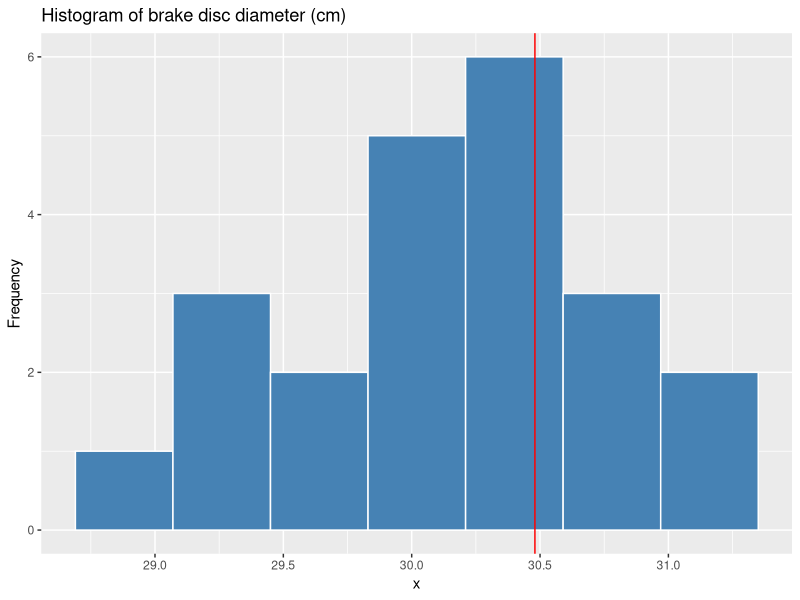

Write the R code that produced this figure.
## ---- chunk 1
library(here)
library(tidyverse)
## ---- chunk 2
# Create the function to determine the sample size
samp_size <- function(z, E, sigma){
  out <- ((z * sigma) / E)^2
  out
}
## ---- chunk 3
# Create our variables
alpha <- 0.05 # for a 95% CI, alpha is 5%
sigma <- 0.03 # the standard deviation of the chain of shops
E <- 0.01 # The expected effect size (MoE)
z <- qnorm(alpha/2, lower.tail = FALSE)

# Example
n <- samp_size(z = z, E = E, sigma = sigma)
print(ceiling(n)) # round up to the next integer
## ---- chunk 4
# Example
alpha = 0.05 # 1 - alpha of 95%
Z = 1.96 # Z-score
x_hat = 172.05 # Point estimate xhat
sd = 6.35 # Standard deviation
n = 10 # Sample
# Calculation
margin_of_error = Z * (sd/sqrt(n))
lower_limit = x_hat - margin_of_error
upper_limit = x_hat + margin_of_error
glue::glue("A 95% confidence interval (known SD) 
           limit goes from {round(lower_limit,2)}cm to {round(upper_limit,2)}cm for the self-reported height of men.")
## ---- chunk 5
# Calcualte the t-distribution and new margin of error
sd_sample = 6.06
t_score = qt(0.05/2, 9, lower.tail=FALSE) # alpha / 2 for each tail , n - 1 = 9
margin_of_error_new = t_score * (sd_sample/sqrt(n))
lower_limit_new = x_hat - margin_of_error_new
upper_limit_new = x_hat + margin_of_error_new
# Result
glue::glue("A 95% confidence interval (unknwon SD) 
           limit goes from {round(lower_limit_new,2)}cm to {round(upper_limit_new,2)}cm for the self-reported height of men.")
## ---- chunk 6
# Example
# Imagine we are interested in the proportion of adults in Melbourne who watch movies on a tablet. A random survey was conducted which found that of the 400 people surveyed, 342 responded yes – they watch movies on a tablet. Compute a confidence interval estimate using a 95 per cent confidence level for the true proportion of adults who watch movies on a tablet. They either watch movies on a tablet or they don’t, so we know we are dealing with a binomial distribution where n = 400. Here then are the steps in calculating the confidence interval.

# Values
n <- 400
phat <- 342 / n # Sample proportion
SE_phat <- sqrt((phat * (1 - phat)) / n) # Standard Error
Z <- qnorm(0.05/2, 0, 1, lower.tail=FALSE) # Z-Score
# CI propotion
lower_limit_pro <- phat - Z * SE_phat
upper_limit_pro <- phat + Z * SE_phat
glue::glue("We estimate with 95% confidence that the true proportion of adults in Melbourne who watch movies on their tablets is between {round(lower_limit_pro,2)}% and {round(upper_limit_pro,2)}%.")
## ---- chunk 7
# Example for sample means
# Suppose you want to derive a 95% confidence interval for the average number of hours per week that 8–11-year-old kids spend watching TV, where the margin of error is around 1 hour. You conduct a small pilot study and obtain a sample standard deviation of 3.5 hours.

n = ((1.96^2)*(3.5)^2)/1^2
ceiling(n)
## ---- chunk 8
# Example for sample proportion
# Suppose you want to derive a 95% confidence interval for the proportion of 8–11-year-old kids who are allowed to take their smartphone to bed, where the margin of error is 10%. You conduct a small pilot study and obtain an initial estimate of 40% being allowed to take their smartphone to bed.

p = 0.4
n = ((1.96^2)*p*(1-p))/0.1^2
ceiling(n)
## ---- chunk 9
# The aim of this example is to test the hypothesis that people working in profession 7 have an IQ higher than average, at a significance level of 5%. Note that IQ test scores are calculated based on a normed group with average 100 and a standard deviation 15. 
iq_df <- read.csv(here("ZDatasets","IQ.csv"))
head(iq_df)
## ---- chunk 10
# Subset profession 7
profession7 <- iq_df |> filter(Profession == 7)
# Check the sample size
profession7$IQ |> length()
## ---- chunk 11
population_sd <- 15
population_mu <- 100
n <- profession7$IQ |> length()
x_bar <- mean(profession7$IQ)
SE <- population_sd / sqrt(n)
z_score <- (x_bar - population_mu) / SE
sig_level <- 0.05

# Upper tail test has p-value = P(Z > z)
p_value = pnorm(z_score, lower.tail=FALSE)
cat(paste("p-value: ", p_value))
## ---- chunk 12
statement = c("the null hypothesis at the 5% significance level.",
"\nConclude that those working in profession 7 have")
true = c("Reject", statement, "\na higher average IQ than the overall population.")
false = c("Fail to reject",statement, "\nthe same IQ as the overall population.")
if (p_value < sig_level) cat(paste(true)) else cat(paste(false))
## ---- chunk 13
# Example
brakes_df <- read_csv(here("ZDatasets","new_disc_brakes.csv"))
brakes_df |> head()
## ---- chunk 14
length(brakes_df$brake_diameter)
## ---- chunk 15
# Assess normality
ggplot(brakes_df,aes(x=brake_diameter)) +
  geom_histogram(bins = 7, color = 'white', fill='steelblue') +
  labs(x = "x", y = "Frequency", title = "Histogram of brake disc diameter (cm)") +
  geom_vline(xintercept = 30.48, color = "red")
## ---- chunk 16
# Now that we can assume normality, we can perform a t-test
t.test(brakes_df$brake_diameter, alternative = "two.sided", mu = 30.48)$p.value

